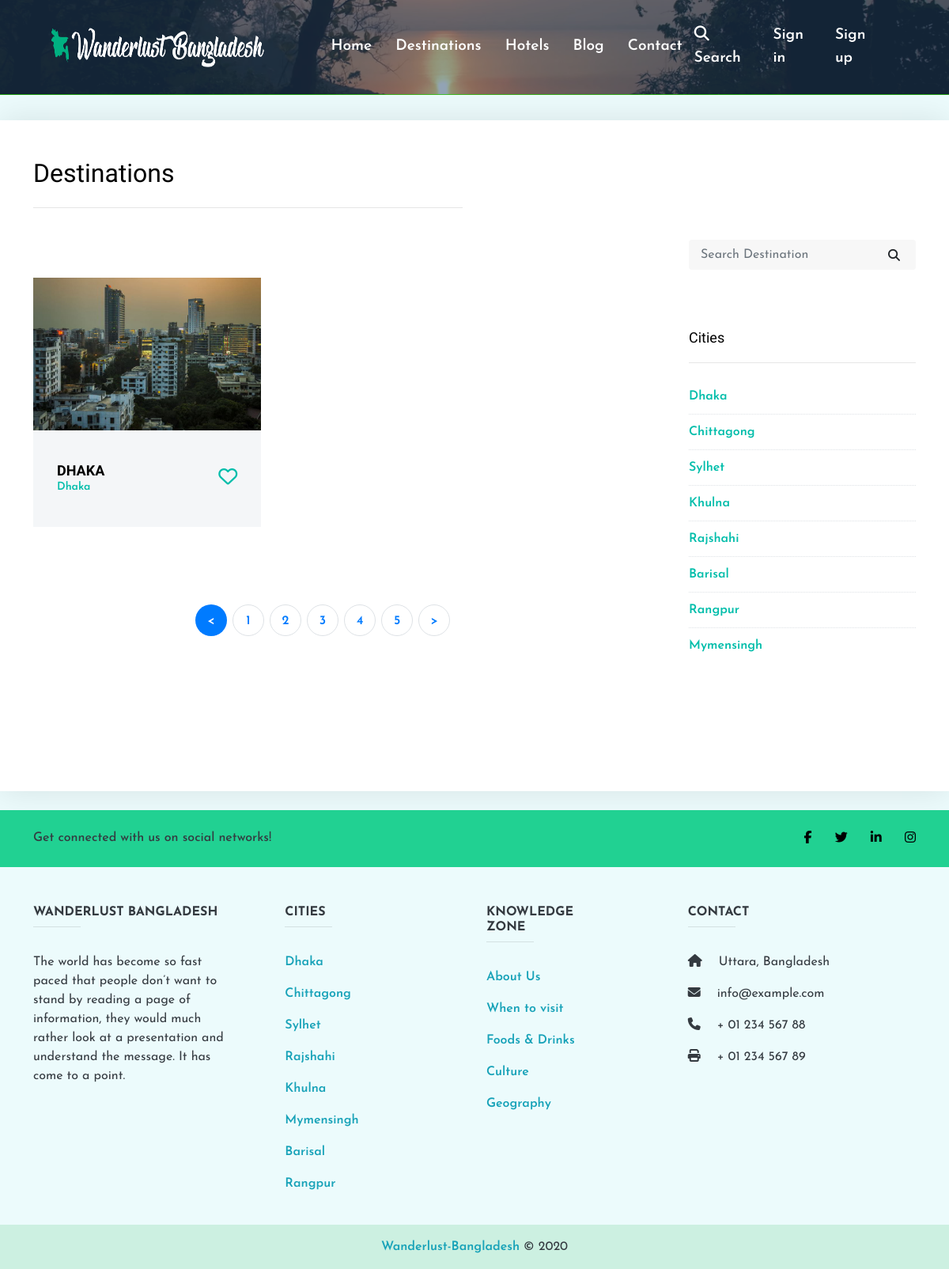
Page /destination.php on the committed database.
### tables this page shows
CREATE TABLE `destinations` (
  `dest_id` int(11) NOT NULL,
  `dest_title` varchar(255) NOT NULL,
  `dest_city` varchar(255) NOT NULL,
  `dest_city_id` int(11) NOT NULL,
  `dest_author` varchar(255) NOT NULL,
  `dest_content` text NOT NULL,
  `dest_image` varchar(255) NOT NULL,
  `dest_views` int(255) NOT NULL,
  `dest_tags` varchar(30) NOT NULL,
  `dest_status` varchar(11) NOT NULL DEFAULT 'draft',
  `dest_date` datetime NOT NULL DEFAULT current_timestamp() ON UPDATE current_timestamp()
);

CREATE TABLE `cities` (
  `city_id` int(30) NOT NULL,
  `city_name` varchar(255) NOT NULL,
  `time` datetime NOT NULL DEFAULT current_timestamp() ON UPDATE current_timestamp()
);

### destination/city-list.php (the view, shortened to what this page needs)
<div class="sidebar-box">
    <h3 class="heading">Cities</h3>
    <ul class="categories">
        <?php
         $city_grab = "SELECT * FROM cities";
         $cat_response = mysqli_query($conn, $city_grab);
         while ($row = mysqli_fetch_assoc($cat_response)) {
             $cat_title = $row['city_name'];
             echo " <li><a href=''> $cat_title</a></li>";
         }
         ?>
    </ul>
</div>

### destination/places.php (shortened to what this page needs)
<div class="row mb-5 mt-5">
    <div class="col-md-12">
        <div class="row blog-entries">
            <?php
            $show_blogs = "SELECT * FROM destinations WHERE dest_status = 'published' ORDER BY dest_id DESC";
            $result = mysqli_query($conn, $show_blogs);
            if (mysqli_num_rows($result) > 0) {
                while ($row = mysqli_fetch_assoc($result)) {
                    $dest_id = $row['dest_id'];
                    $dest_title = $row['dest_title'];
                    $dest_city = $row['dest_city'];
                    $dest_image = $row['dest_image'];
            ?>
                    <a href="destination_details.php?dest_id=<?php echo $dest_id; ?>">
                        <div class="col-md-5 ">
                            <div class="single-features-area mb-50">
                                <img src="img/dest/<?php echo $dest_image; ?>" alt="">
                                <div class="feature-content d-flex align-items-center justify-content-between">
                                    <div class="feature-title">
                                        <h5><?php echo $dest_title; ?></h5>
                                        <p><?php echo $dest_city; ?></p>
                                    </div>
                                    <div class="feature-favourite">
                                        <a href="#"><i class="fa fa-heart-o" aria-hidden="true"></i></a>
                                    </div>
                                </div>
                            </div>
                        </div>
                    </a>
            <?php
                }
            }
            ?>
        </div>
    </div>
</div>

### css/style.css (style rules this page uses)
* { margin: 0; padding: 0; }
body { font-family: "Josefin Sans", sans-serif; background-color: #ecfbfc; }
a, a:hover, a:focus, a:active { text-decoration: none; -webkit-transition-duration: 500ms; transition-duration: 500ms; outline: none; font-weight: 600; }
ul, ol { margin: 0; padding: 0; }
li { list-style: none; }
h1, h2, h3, h4, h5 { color: #000; font-family: "Inconsolata", monospace; }
.mb-50 { margin-bottom: 50px; }
img { max-width: 100%; height: auto; }
.single-features-area { position: relative; z-index: 1; background-color: #f4f6f8; -webkit-transition-duration: 500ms; transition-duration: 500ms; }
.feature-content { padding: 40px 30px; }
.feature-content .feature-title h5 { font-size: 18px; font-weight: 800; text-transform: uppercase; margin-bottom: 0; -webkit-transition-duration: 500ms; transition-duration: 500ms; }
.feature-content .feature-title p { font-size: 14px; margin-bottom: 0; -webkit-transition-duration: 500ms; transition-duration: 500ms; }
.feature-favourite > a { color: #00bdaa; font-size: 24px; }
a { -webkit-transition: 0.3s all ease; transition: 0.3s all ease; text-decoration: none; color: #00bdaa; }
.sidebar-box { margin-bottom: 4em; font-size: 15px; width: 100%; float: left; background: inherit; }
.sidebar-box *:last-child { margin-bottom: 0; }
.sidebar-box .heading { font-size: 18px; margin-bottom: 30px; padding-bottom: 20px; border-bottom: 1px solid #e6e6e6; }
.categories, .sidelink { padding: 0; margin: 0; font-weight: 400; }
.categories li, .sidelink li { padding: 0; margin: 0; position: relative; margin-bottom: 10px; padding-bottom: 10px; border-bottom: 1px dotted #dee2e6; list-style: none; }
.categories li:last-child, .sidelink li:last-child { margin-bottom: 0; border-bottom: none; padding-bottom: 0; }
.categories li a, .sidelink li a { display: block; font-size: 16px; }

### rows in the picture
destinations: dest_image (picture), dest_title "DHAKA", dest_city "Dhaka"
cities: city_name "Dhaka"
cities: city_name "Chittagong"
cities: city_name "Sylhet"
cities: city_name "Khulna"
cities: city_name "Rajshahi"
cities: city_name "Barisal"
cities: city_name "Rangpur"
cities: city_name "Mymensingh"
